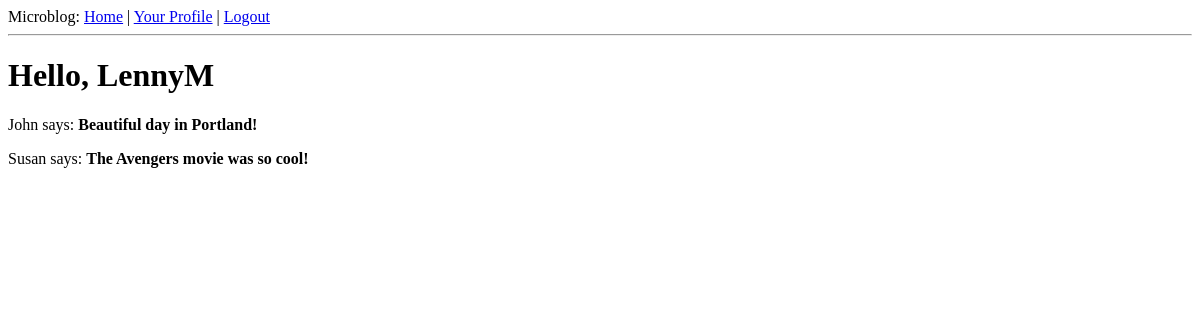
Before: /index (signed in) with the older database file.
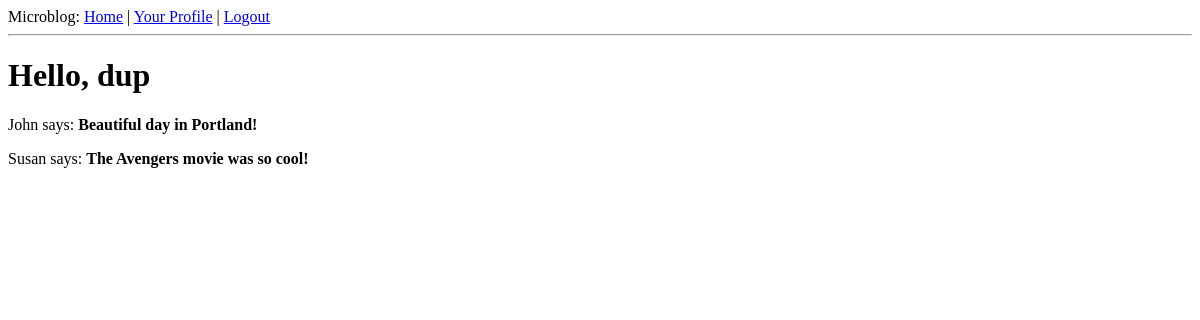
After: the same page with the newer database file.
### app/models.py (models this page shows, shortened)
class User(db.Model):
    id = db.Column(db.Integer, primary_key=True)
    nickname = db.Column(db.String(64), index=True, unique=True)
    email = db.Column(db.String(120), index=True, unique=True)
    posts = db.relationship('Post', backref='author', lazy='dynamic')
    about_me = db.Column(db.String(140))
    last_seen = db.Column(db.DateTime)
    def is_authenticated(self):
        return True

### app/views.py (the view)
@app.route('/')
@app.route('/index')
@login_required
def index():
    user = g.user #{'nickname': 'Miguel'} # fake user
    posts = [
        {
        'author': {'nickname': 'John'},
        'body': 'Beautiful day in Portland!'
        },
        {
        'author': {'nickname': 'Susan'},
        'body': 'The Avengers movie was so cool!'
        },
    ]
    return render_template('index.html',
                            title='Home',
                            user=user,
                            posts=posts)

### app/views.py (called while the page is built)
@lm.user_loader
def load_user(id):
    return User.query.get(int(id))

@app.before_request
def before_request():
    g.user = current_user
    if g.user.is_authenticated():
        g.user.last_seen = datetime.utcnow()
        db.session.add(g.user)
        db.session.commit()

### app/templates/index.html
{% extends 'base.html' %}
{% block content %}
    <h1>Hello, {{ user.nickname }}</h1>
    {% for post in posts %}
    <div><p>{{ post.author.nickname }} says: <b>{{ post.body }}</b></p></div>
    {% endfor %}
{% endblock content %}

### app/templates/base.html (shortened to what this page needs)
<!DOCTYPE html>
<html>
  <head>
  </head>
  <body>
    <div>Microblog:
      <a href="{{ url_for('index') }}">Home</a>
      {% if g.user.is_authenticated %}
      | <a href="{{ url_for('user', nickname=g.user.nickname) }}">Your Profile</a>
      | <a href="{{ url_for('logout') }}">Logout</a>
      {% endif %}
    </div>
    <hr>
    {% block content %}{% endblock content %}
  </body>
</html>

Changed rows visible on the page:
changed User: nickname "LennyM" → "dup"
